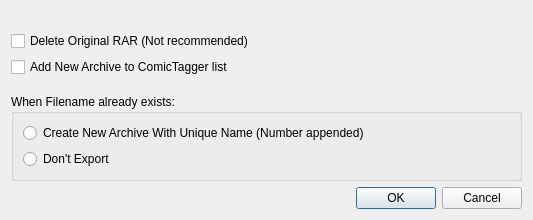
<?xml version="1.0" encoding="UTF-8"?>
<ui version="4.0">
 <class>dialogExport</class>
 <widget class="QDialog" name="dialogExport">
  <property name="windowModality">
   <enum>Qt::NonModal</enum>
  </property>
  <property name="geometry">
   <rect>
    <x>0</x>
    <y>0</y>
    <width>533</width>
    <height>202</height>
   </rect>
  </property>
  <property name="sizePolicy">
   <sizepolicy hsizetype="Preferred" vsizetype="Expanding">
    <horstretch>0</horstretch>
    <verstretch>0</verstretch>
   </sizepolicy>
  </property>
  <property name="windowTitle">
   <string>Export to Zip Archive</string>
  </property>
  <property name="modal">
   <bool>false</bool>
  </property>
  <layout class="QVBoxLayout" name="verticalLayout_2">
   <item>
    <layout class="QVBoxLayout" name="verticalLayout">
     <item>
      <widget class="QLabel" name="label">
       <property name="sizePolicy">
        <sizepolicy hsizetype="Preferred" vsizetype="Expanding">
         <horstretch>0</horstretch>
         <verstretch>0</verstretch>
        </sizepolicy>
       </property>
       <property name="text">
        <string/>
       </property>
       <property name="wordWrap">
        <bool>true</bool>
       </property>
      </widget>
     </item>
     <item>
      <layout class="QFormLayout" name="formLayout">
       <property name="fieldGrowthPolicy">
        <enum>QFormLayout::AllNonFixedFieldsGrow</enum>
       </property>
       <item row="1" column="0" colspan="2">
        <widget class="QCheckBox" name="cbxAddToList">
         <property name="text">
          <string>Add New Archive to ComicTagger list</string>
         </property>
        </widget>
       </item>
       <item row="0" column="0" colspan="2">
        <widget class="QCheckBox" name="cbxDeleteOriginal">
         <property name="text">
          <string>Delete Original RAR (Not recommended)</string>
         </property>
        </widget>
       </item>
       <item row="2" column="0">
        <spacer name="verticalSpacer">
         <property name="orientation">
          <enum>Qt::Vertical</enum>
         </property>
         <property name="sizeType">
          <enum>QSizePolicy::Fixed</enum>
         </property>
         <property name="sizeHint" stdset="0">
          <size>
           <width>20</width>
           <height>5</height>
          </size>
         </property>
        </spacer>
       </item>
      </layout>
     </item>
     <item>
      <widget class="QGroupBox" name="groupBox">
       <property name="title">
        <string>When Filename already exists:</string>
       </property>
       <layout class="QGridLayout" name="gridLayout_2">
        <item row="0" column="0">
         <layout class="QGridLayout" name="gridLayout">
          <item row="1" column="0">
           <widget class="QRadioButton" name="radioDontCreate">
            <property name="text">
             <string>Don't Export</string>
            </property>
           </widget>
          </item>
          <item row="0" column="0">
           <widget class="QRadioButton" name="radioCreateNew">
            <property name="text">
             <string>Create New Archive With Unique Name (Number appended)</string>
            </property>
           </widget>
          </item>
         </layout>
        </item>
       </layout>
      </widget>
     </item>
     <item>
      <widget class="QDialogButtonBox" name="buttonBox">
       <property name="orientation">
        <enum>Qt::Horizontal</enum>
       </property>
       <property name="standardButtons">
        <set>QDialogButtonBox::Cancel|QDialogButtonBox::Ok</set>
       </property>
      </widget>
     </item>
    </layout>
   </item>
  </layout>
 </widget>
 <resources/>
 <connections>
  <connection>
   <sender>buttonBox</sender>
   <signal>accepted()</signal>
   <receiver>dialogExport</receiver>
   <slot>accept()</slot>
   <hints>
    <hint type="sourcelabel">
     <x>346</x>
     <y>187</y>
    </hint>
    <hint type="destinationlabel">
     <x>277</x>
     <y>104</y>
    </hint>
   </hints>
  </connection>
  <connection>
   <sender>buttonBox</sender>
   <signal>rejected()</signal>
   <receiver>dialogExport</receiver>
   <slot>reject()</slot>
   <hints>
    <hint type="sourcelabel">
     <x>346</x>
     <y>187</y>
    </hint>
    <hint type="destinationlabel">
     <x>277</x>
     <y>104</y>
    </hint>
   </hints>
  </connection>
 </connections>
</ui>
